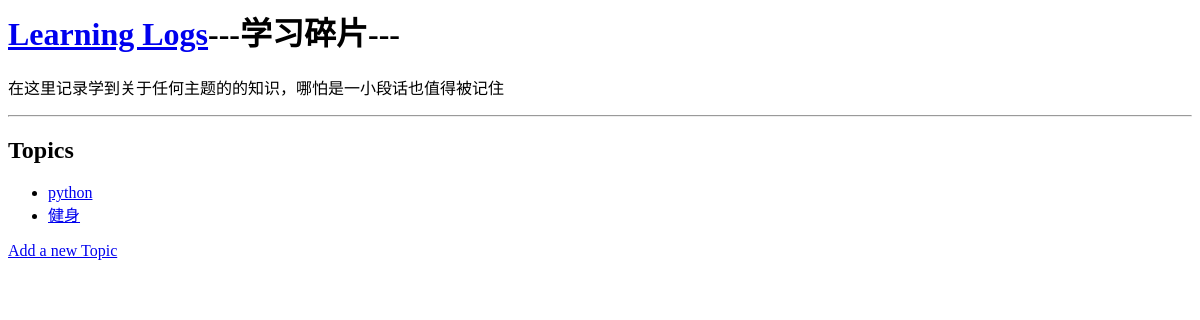
/, run on an earlier commit of the app's database.
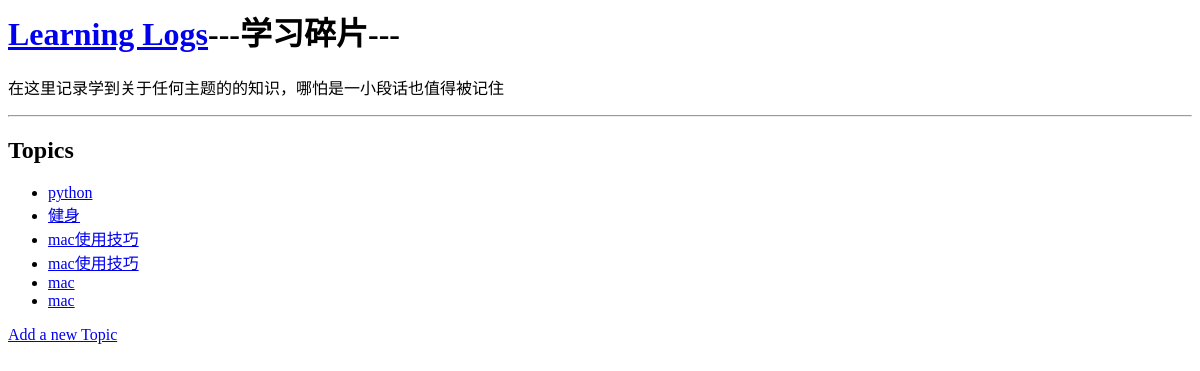
And on a later commit of the database.
### learning_logs/models.py (models this page shows)
class Topic(models.Model):
    text = models.CharField(max_length=200)
    date_added = models.DateTimeField(auto_now_add=True)
    def __str__(self):
        return self.text

### learning_logs/views.py (the view)
# urls.py: path('', views.index, name='index'),
def index(request):
    topics = Topic.objects.order_by('date_added')
    context = {'topics': topics,}
    return render(request, 'learning_logs/index.html', context)

### learning_logs/templates/learning_logs/index.html
{% extends "learning_logs/base.html" %}
{% block content %}
<h2>
    Topics
</h2>
<ul>
    {% for topic in topics %}
        <li>
            <a href="{% url 'learning_logs:topic' topic.id %}">{{ topic }}</a>
        </li>
    {% empty %}
        <li>You can add whatever topic you want.</li>
    {% endfor %}
</ul>
<a href="{% url 'learning_logs:new_topic' %}">
    Add a new Topic
</a>
{% endblock content %}

### learning_logs/templates/learning_logs/base.html
<h1>
    <a href="{% url 'learning_logs:index' %}">Learning Logs</a>---学习碎片---
</h1>
<p>在这里记录学到关于任何主题的的知识，哪怕是一小段话也值得被记住</p>
<hr>
{% block content %}{% endblock content %}

What changed in the data, as far as the page shows it:
added Topic: text "mac使用技巧"
added Topic: text "mac使用技巧"
added Topic: text "mac"
added Topic: text "mac"
